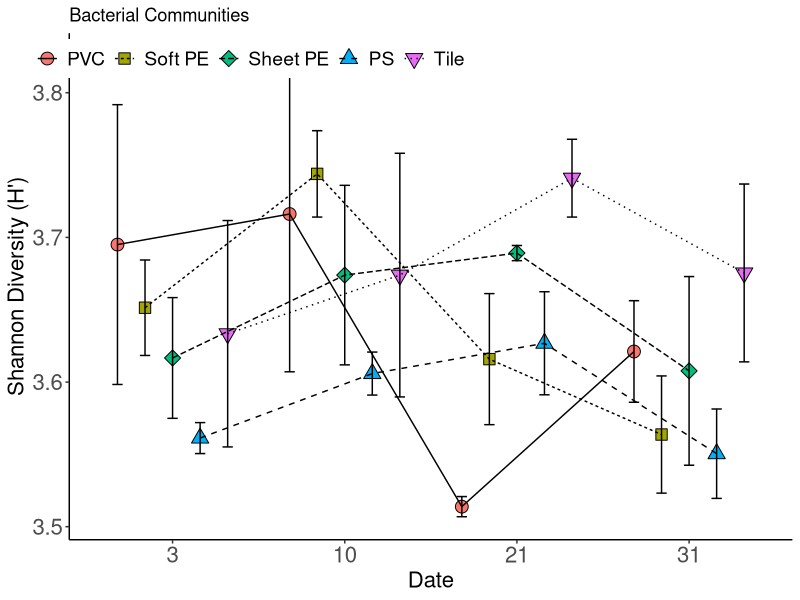
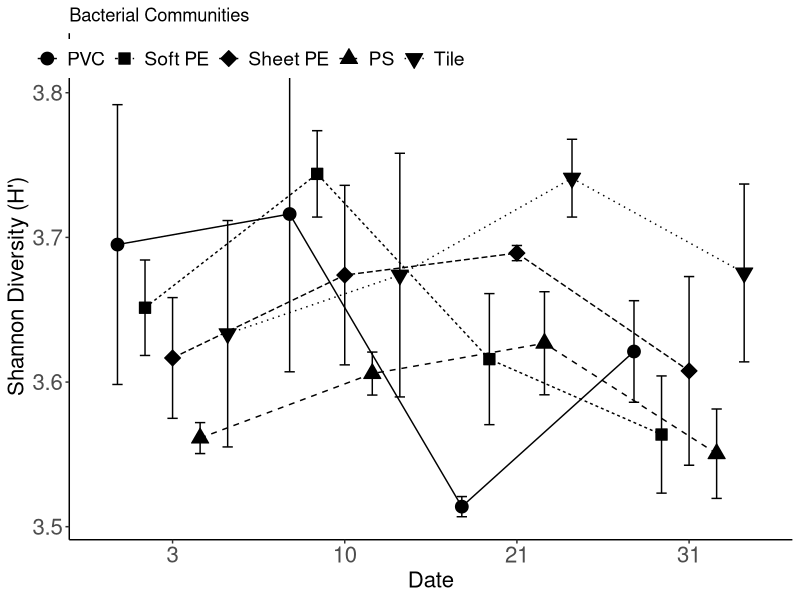

The R script that drew these images, in order: (Note: this script raises an error after producing the figures.)
## ---- chunk 1

bacteria.df=read.csv("nbc16s.final.subsample.tax.summary.csv") #csv formatted data from mothur
#its.df<-read.delim(file="nbcits.final.an.0.01.cons.tax.summary") #otherwise formatted data from mothur

##Loading Packages
# ipak function: install and load multiple R packages.
# checks to see if packages are installed. Install them if they are not, then load them into the R session.

ipak <- function(pkg){
    new.pkg <- pkg[!(pkg %in% installed.packages()[, "Package"])]
    if (length(new.pkg)) 
        install.packages(new.pkg, dependencies = TRUE, repos='http://cran.us.r-project.org')
    sapply(pkg, require, character.only = TRUE)
}

# Package list.  Contains all needed packages as a this writing.  To update, simply add new package name to the list!
packages <- c("ggplot2", 
              "plyr", 
              "reshape2", 
              "RColorBrewer", 
              "scales", 
              "grid",
              "VennDiagram",
              "bibtex",
              "vegan",
              "RAM",
              "tidyr",
              "Rmisc",
              "glue",
              "reshape",
              "reshape2",
              "lemon",
              "gapminder",
              "magrittr",
              "dplyr",
              "ggpubr",
              "gridExtra",
              "patternplot",
              "tibble",
              "gplots",
              "broom",
              "data.table",
              "devtools",
              "xlsx",
              "ggrepel")
ipak(packages)

#PAirwise adonis is an unofiical package that does pairwise PERMANOVA on community data.  it is marginally useful.  To active it, simply remove the # and re run the code.
#install_github("pmartinezarbizu/pairwiseAdonis/pairwiseAdonis")
#library(pairwiseAdonis)

pd=position_dodge(width=0.8)

bacteria.df=bacteria.df[bacteria.df$taxon !="Chloroplast_ge",] #We forgot to remove chloroplasts before in mothur...but we can do it now too!


## ---- chunk 2

bacteria.df$taxlevel=as.factor(bacteria.df$taxlevel) #make sure taxlevel is a factor so we can pull out data  in the following analyses
bacteria.df.6=subset.data.frame(bacteria.df, taxlevel==6,drop=TRUE)  #6 is the species level  #kingdom=0
#phylum=1
#class=2
#order=3
#family=4
#genus=5
#species=6


#you'll have to update your first and last sample column name in the "vars" argument below.  You will also need to look at your sample (column) names and adjust the arguments in the separate function.  Briefly, change the arguments int he "into" list to represent the number o chunks you can split your sample name into.  Secondly,the "sep"  says how many places fromt he left or right(-) the cuts should be made to separate.  The number of values in sep should each the number of groups in into less 1.
shannon.nbc<-bacteria.df.6 %>% 
  subset(select=c(-taxlevel,-rankID,-taxon,-daughterlevels,-total)) %>% #IF YOU HAVE CONTROLS< YOU CAN 
  mutate_at(vars(X170818HA:X170828HB),funs(diversity(.,index="shannon"))) %>% #MAKE SURE YOUR COLLUMNS MAKE SENSE
  gather(key="Sample",value="Diversity") %>%
  distinct(Sample,Diversity) %>% 
  separate(Sample, into=c("junk","Date","Substrate","Rep"), sep=c(1,7,-1))
  

#Clean up time.  First we remove the junk column altogether.  seconldy, we do some cleaning in case controls made it in.  Lastly we want to convert our "date" code into a "day of incuation" which we do manually with the revalue function.
shannon.nbc$junk=NULL
shannon.df=droplevels(shannon.nbc[-which(shannon.nbc$Substrate=='CR'),])
shannon.df$Date=as.factor(shannon.df$Date)
shannon.df$Date=revalue(shannon.df$Date,c("170818"="3","170828"="10","170905"="21","170915"="31"))
shannon.df$Substrate=factor(shannon.df$Substrate,levels=c("H","SO","SH","F","T"),labels=c("PVC","Soft PE","Sheet PE","PS","Tile"))


#Now, we summarizse by Date and Susbtrate  and get means and se across our reps.  
shannon.div.summary<-shannon.df %>% 
  group_by(Date, Substrate) %>% 
  summarise(mean=mean(Diversity),se=(sd(Diversity)/sqrt(n())))
                          

#Lets plot our summarizes data.
#tell ggplot what data to plot and the basic aesthtetichs (aes) we want a line graph connecting points.  Date is on the x axis and the mean is on the y.  We are grouping them and adjustign their shape and colors by type of substrate.
#adds points and lines to the plot

shannon.div.16s=ggplot(shannon.div.summary,  aes(x=Date,y=mean,group=Substrate,shape=Substrate,fill=Substrate))+ 
  geom_point(position=pd,size=4)+
  geom_line(aes(linetype=Substrate),position=pd)+ 
  geom_errorbar(aes(ymin=mean-se,ymax=mean+se),width=0.3,position=pd)+
  ylab("Shannon Diversity (H')")+ 
  theme_classic()+ #good generla theme for clean figures
  theme(legend.position=c(0.25,0.95), #legends are ifnitiely tweakable
        legend.title=element_blank(),
        legend.direction="horizontal",
        axis.text=element_text(size=16),
        axis.title=element_text(size=16),
        legend.text=element_text(size=14))+
  scale_shape_manual(name="Substrate",values=c(21,22,23,24,25))+ #I manually changed the shape of th points.  tehre is great additional supporting info online
  ggtitle("Bacterial Communities")+
  scale_y_continuous(breaks=seq(0,5,0.1)) #for consistency I am telling it to sacel y axis from 0 to 5 by 0.1 intervals
shannon.div.16s #calls (views) the graph we made


shannon.div.16s.bw=ggplot(shannon.div.summary,  aes(x=Date,y=mean,group=Substrate,shape=Substrate))+ 
  geom_point(position=pd,size=4,fill="black")+
  geom_line(aes(linetype=Substrate),position=pd)+ 
  geom_errorbar(aes(ymin=mean-se,ymax=mean+se),width=0.3,position=pd)+
  ylab("Shannon Diversity (H')")+ 
  theme_classic()+ #good generla theme for clean figures
  theme(legend.position=c(0.25,0.95), #legends are ifnitiely tweakable
        legend.title=element_blank(),
        legend.direction="horizontal",
        axis.text=element_text(size=16),
        axis.title=element_text(size=16),
        legend.text=element_text(size=14))+
  scale_shape_manual(name="Substrate",values=c(21,22,23,24,25))+ #I manually changed the shape of th points.  tehre is great additional supporting info online
  ggtitle("Bacterial Communities")+
  scale_y_continuous(breaks=seq(0,5,0.1)) #for consistency I am telling it to sacel y axis from 0 to 5 by 0.1 intervals
shannon.div.16s.bw 

#ggsave lets you print your plots to jpegs, pdf, etc.  Just adjust the filename and device accordingly

#ggsave(shannon.div.16s,filename="shannon_plot.pdf",device="pdf")


#Stats time
shan.anova<-tidy(aov(Diversity~Date+Substrate+Date:Substrate,data=shannon.df))
shan.anova #this is its own dataframe now....you could easily export this to excel using the write_csv function!

## ---- chunk 3
bacteria.df$taxlevel=as.factor(bacteria.df$taxlevel)
bacteria.df.6=subset.data.frame(bacteria.df, taxlevel==6,drop=TRUE)

otu.df<-bacteria.df.6 %>% 
  subset(select=c(-taxlevel,-rankID,-taxon,-daughterlevels,-total)) %>% 
  mutate_at(vars(X170818HA:X170828HB),funs(n_distinct(.))) %>% #We calculate the number of distinct taxa here!
  gather(key="Sample",value="OTU") %>%
  distinct(Sample,OTU) %>% 
  separate(Sample, into=c("junk","Date","Substrate","Rep"), sep=c(1,7,-1))


otu.df$junk=NULL
otu.df=droplevels(otu.df[-which(otu.df$Substrate=='CR'),])
otu.df$Date=as.factor(otu.df$Date)
otu.df$Date=revalue(otu.df$Date,c("170818"="3","170828"="10","170905"="21","170915"="31"))
otu.df$Substrate=factor(otu.df$Substrate,levels=c("H","SO","SH","F","T"),labels=c("PVC","Soft PE","Sheet PE","PS","Tile"))






otu.df.summary=summarySE(otu.df,measurevar="OTU",groupvars=c("Date","Substrate"),na.rm=TRUE)
#This is another, simpler form of summarizing info for plotting purposes.  I chose to leave this here as an example of how making a summary table works if you don't have to do it multiple times.

pd=position_dodge(width=0.4)

otu.plot=ggplot(otu.df.summary, 
                aes(x=Date,y=OTU,group=Substrate,shape=Substrate,fill=Substrate))+
  geom_point(position=pd,size=4)+
  geom_line(aes(linetype=Substrate),position=pd)+
  geom_errorbar(aes(ymin=OTU-se,ymax=OTU+se),width=0.3,position=pd)+
  ylab("Observed OTUs")+
  theme_classic()+
  theme(legend.position=c(0.25,0.95),
        legend.title=element_blank(),
        legend.direction="horizontal",
        axis.text=element_text(size=16),
        axis.title=element_text(size=16),
        legend.text=element_text(size=14))+
  scale_shape_manual(name="Substrate",values=c(21,22,23,24,25))
otu.plot

otu.anova<-tidy(aov(OTU~Date+Substrate+Date:Substrate,data=otu.df))
otu.anova #this is its own dataframe now....you could easily export this to excel using the write_csv function!

## ---- chunk 4

#slightly different approach here.  We are removign columns instead of ignoring them like we have previously.  This is because ti's a little cleaner to do so and this analsyis is a little mroe ocmplicated.
bacteria.df.3=subset.data.frame(bacteria.df, taxlevel==2,drop=TRUE)
bacteria.df.3$taxlevel=NULL 
bacteria.df.3$rankID=NULL
bacteria.df.3$daughterlevels=NULL
bacteria.df.3$total=NULL

bac.rab<-bacteria.df.3 %>% 
  gather(-taxon,key="Sample",value="obs") 
  
bac.rab<-bac.rab %>%   #relative abundance calculations
  group_by(Sample) %>% 
  mutate(total_obs=sum(obs),
         rabund=obs/total_obs) %>% 
  separate(Sample, into=c("Junk","Date","Substrate","Rep"),sep=c(1,7,-1))



bac.rab$Junk=NULL
rabund.df=droplevels(bac.rab[-which(bac.rab$Substrate=='CR'),])
rabund.df$Date=as.factor(rabund.df$Date)
rabund.df$Date=revalue(rabund.df$Date,c("170818"="3","170828"="10","170905"="21","170915"="31"))
rabund.df$Substrate=factor(rabund.df$Substrate,levels=c("H","SO","SH","F","T"),labels=c("PVC","Soft PE","Sheet PE","PS","Tile"))


rabund.sum.df<-rabund.df %>% 
  group_by(Date,Substrate,taxon) %>% #note the inlcusion of taxon as a group to summarise by.  We want the mean of each taxon in each Date-Substrate combination
  summarise(mean_rabund=mean(rabund),
            mean_obs=mean(obs))


##making multiple plots!
rabund.plots<-rabund.sum.df %>% #generates list of plots by Date (groubp_by command)  
  group_by(Date) %>% 
  do(plots=ggplot(.,aes(x=Substrate,y=mean_rabund,group=taxon,color=taxon,fill=taxon))+
       geom_bar(stat="identity",color="black")+
       ggtitle(paste("Day",.$Date))+ #.$Date is shorthand to pull int he value of date for the given group being produced.  Using patse allows us to add extra text.
       ylab("Relative Abundance")+
       xlab("Substrate")+
       theme_classic())
rabund.plots$plots[[1]] #calls first plot from list of plots. Repeat for as many plots as you expect




## ---- chunk 5

bacteria.df.3=subset.data.frame(bacteria.df, taxlevel==2,drop=TRUE) #Note the higher tax level...purely from a visualization standpoint
bacteria.df.3$taxlevel=NULL
bacteria.df.3$rankID=NULL
bacteria.df.3$daughterlevels=NULL
bacteria.df.3$total=NULL
bac.rab<-bacteria.df.3 %>% 
  gather(-taxon,key="Sample",value="obs") 
  
bac.rab<-bac.rab %>%   
  group_by(Sample) %>% 
  mutate(total_obs=sum(obs),
         rabund=obs/total_obs)



bac.rab<-separate(bac.rab,Sample, into=c("Junk","Date","Substrate","Rep"),sep=c(1,7,-1)) 
bac.rab$Junk=NULL

rabund.df=droplevels(bac.rab[-which(bac.rab$Substrate=='CR'),])
rabund.df$Date=as.factor(rabund.df$Date)
rabund.df$Date=revalue(rabund.df$Date,c("170818"="3","170828"="10","170905"="21","170915"="31"))
rabund.df$Substrate=factor(rabund.df$Substrate,levels=c("H","SO","SH","F","T"),labels=c("PVC","Soft PE","Sheet PE","PS","Tile"))

rabund.sum.df<-rabund.df %>% 
  group_by(Date,Substrate,taxon) %>% 
  summarise(mean_rabund=mean(rabund),
            mean_obs=mean(obs))



require(viridis) #viridis is a package of alternative color scales to allow for high contrast observations....i.e. whent here are very subtle changes.
ggplot(rabund.sum.df, aes(Date,taxon,fill=mean_rabund))+
  geom_tile(width=1)+
  facet_wrap(~Substrate,nrow=1)+#facet wrap splits our graph into multiuple chunks where each has a unique valeu for some factor
  scale_fill_viridis_c(name="Root Mean Relative\nAbundance")+  #\n creates a line break in text
  theme(axis.text=element_text(size=10),
        axis.title=element_text(size=10),
        strip.text=element_text(size=10),
        legend.title = element_text(size=12))+
  ylab("Phylum")+
  xlab("Day of Incubation")
  
ggsave("bac.hm.jpeg", device="jpeg", width=8, height=10,units="in")
#you can also set dimensions when your print your figures
## ---- chunk 6
env.df <- read.csv("env.df.csv") #external data for vector fitting (laba ssays, field data,etc)
env.drops=c("8/15/2017",
            "8/22/2017",
            "8/25/2017",
            "9/1/2017",
            "9/8/2017",
            "9/12/2017") #beware of date format shifts in excel!!  I am dropping dates from the env.df because I didn't get community measurements for each date


env.df=droplevels(env.df[!(env.df$Date.Sampled %in% env.drops),],drop=TRUE)
colnames(env.df)=c("Date_Sampled",
                   "Substrate",
                   "NEP",
                   "GPP",
                   "Respiration",
                   "BG-ase",
                   "NAG-ase",
                   "P-ase",
                   "Chl.a",
                   "Biomass",
                   "Day of Incubation",
                   "SRP",
                   "NO3",
                   "NH4",
                   "doy",
                   "width",
                   "xdepth",
                   "xvelocity",
                   "xtemp",
                   "xspc",
                   "Q")

env.c.drops=c("X",  #I don't necessarily want to use all the data here, so I specified some columns to ignore (summary columns, duplicates, etc)
              "Date.Sampled",
              "Sample",
              "time",
              "doy",
              "width",
              "xdepth",
              "xvelocity",
              "xtemp",
              "xspc",
              "Q")


env.df.fit=env.df[ , !(names(env.df) %in% env.c.drops)] #this si the code to remove the specified columns. ! is the remove command (or retain all except)



bacteria.df.3=subset.data.frame(bacteria.df, taxlevel==3,drop=TRUE)
bacteria.df.3$taxlevel=NULL
bacteria.df.3$rankID=NULL
bacteria.df.3$daughterlevels=NULL
bacteria.df.3$total=NULL

bac.env<-bacteria.df.3 %>% 
  gather(-taxon,key="Sample",value="obs") %>% 
  separate(Sample, into=c("Junk","Date","Substrate","Rep"),sep=c(1,7,-1))

bac.env$Junk=NULL
bac.env=droplevels(bac.env[-which(bac.env$Substrate=='CR'),])
env.df$Date_Sampled=as.factor(env.df$Date_Sampled)
env.df$Date_Sampled=revalue(env.df$Date_Sampled,c("8/18/2017"="3","8/29/2017"="10","9/5/2017"="21","9/15/2017"="31"))
env.df$Substrate=factor(env.df$Substrate,levels=c("H","So","Sh","F","T"),labels=c("PVC","Soft PE","Sheet PE","PS","Tile"))

end.df.names=c("Date_Sampled","Substrate")
env.df.fac=env.df[,names(env.df) %in% end.df.names] #We want to copy the first two columns of site  data here.  We can't have ANY site data present when we do our ordination.  We will reattache this site data tot he ordination table afterwards so we can make inferences and good figures.

bac.df.sps<-bac.env %>% 
  spread(key=taxon, value=obs) %>% 
  dplyr::select(-Date,-Substrate,-Rep)#spread take a tall data table and makes it wide.  each "key" value becomes a column populated by the "value"
  


bac.ord.dist=vegdist(bac.df.sps) #vegdist in the vegab package does distances.  Bray-Curtis is default but can do many many more.
bac.ord.nmds=metaMDS(bac.ord.dist) # We use our distance matrix fromt he above line to run our NMDS
bac.ORD=data.frame(MDS1=bac.ord.nmds$points[,1],MDS2=bac.ord.nmds$points[,2])# We want to extract the X and Y coordinates for our NMDS.  
bac.ORD=cbind(bac.ORD,env.df.fac) # We paste our site data extracted above to our NMKS coordinates so we cna make figures, etc.

bac.fit=envfit(bac.ord.nmds,env.df.fit,perm=999,na.rm=T,display="sites") #Envfit is a vector fitting fucntiont hat can identify correlations between NMDS points and other data.  This is more appropriate to use on SITE data with COMMUNITY NMDS.    
#bac.fit
bac.fit.df=as.data.frame(bac.fit$vectors$arrows*sqrt(bac.fit$vectors$r)) #exracting the data to plot the vectors
bac.fit.df$species=rownames(bac.fit.df) #converting rownmaes (inaccesible data) to a column (accessible data)
bac.spp.scrs=as.data.frame(scores(bac.fit,display="vectors"))
bac.spp.scrs=cbind(bac.spp.scrs, Assay=rownames(bac.spp.scrs),bac.fit$vectors$pvals) #Combining vector coordinates, pvalues etc into a data table for plotting 
bac.spp.scrs=setnames(bac.spp.scrs, old=("bac.fit$vectors$pvals"), new=c("pvals")) #Changing the name for clarity's sake
bac.spp.scrs=bac.spp.scrs[ which (bac.spp.scrs$pvals<0.05),] #Here we select only the  vectors whose p.vals are less than 0.05.



#Plotting oru NDMS
bac.nmds=ggplot()+
  geom_point(data=bac.ORD ,aes(x=MDS1,y=MDS2, shape=Substrate,fill=Date_Sampled,color=Date_Sampled),size=3)+
  coord_fixed(ratio=1)+
  geom_segment(data=bac.spp.scrs, #lines for vectors
               aes(x=0, xend=bac.spp.scrs$NMDS1/4, y=0,yend=bac.spp.scrs$NMDS2/4),
               arrow=arrow(length=unit(.1, "cm")),
               color="red")+
  geom_text_repel(data = bac.spp.scrs, #labels for vectors
            aes(x = NMDS1/4, y = NMDS2/4, label = Assay),
            size = 3) +
  ggtitle("Bacterial Communities")+
  scale_fill_viridis_d("Day of Incubation")+
  scale_color_viridis_d("Day of Incubation")+
  scale_shape_manual(name="Substrate",values=c(21,22,23,24,25))+
  theme_classic()#+
  #labs(shape="Substrate", fill="Date Sampled")
bac.nmds

## The scores and stress values are important metrics of NMDS quality
#scores(bac.fit, "vectors")
#bac.ord.nmds$stress


## These plots  use the facet grod approach to pull out the plot for each level of a factor (types of substrate for sinatcne)
ggplot(bac.ORD)+
  geom_point(mapping= aes(MDS1,MDS2,shape=Date_Sampled,color=Substrate,group=Substrate))+
  facet_grid(.~Date_Sampled)

ggplot(bac.ORD)+
  geom_point(mapping= aes(MDS1,MDS2,shape=Date_Sampled,color=Substrate,group=Substrate))+
  facet_grid(.~Substrate)


#This section should really be its own chunk, but since it relies directly on the distance matrices we just calculated it makes sense to just keep it here.  
#betadisper compares the area of the collected nmds points for each group you specifiy and compares it to your other group areas (a la anova).  It is analgous to homogeneity of variance test and is a great way to visualize your ordination.

#http://cc.oulu.fi/~jarioksa/softhelp/vegan/html/betadisper.html
bac.disp.Sample=betadisper(bac.ord.dist,bac.ORD$Substrate) #Grouping by Substrate type
bac.disp.Date=betadisper(bac.ord.dist,bac.ORD$Date_Sampled) #Grouping by Date
bac.perm.date=permutest(bac.disp.Date, pairwise=TRUE,permutations=1000) #analgous to an anova
TukeyHSD(bac.disp.Sample) #compaitble with tukeyhsd for pairwise comparions!  Are there significant differences in variances between our groups?
bac.perm.sample=permutest(bac.disp.Sample, pairwise=TRUE,permutations=1000)
TukeyHSD(bac.disp.Date)
bac.disp.Sample #lets plots the results.  NOte the use of capiatlization and lower case in the last term name....this is intentional!
bac.disp.Date
#test pairwise comparions between groups in nmds


## ---- chunk 7
bacteria.df.6=subset.data.frame(bacteria.df, taxlevel==6,drop=TRUE)
bacteria.df.6$taxlevel=NULL
bacteria.df.6$rankID=NULL
bacteria.df.6$daughterlevels=NULL
bacteria.df.6$total=NULL
bac.perm<-bacteria.df.6 %>% 
  gather(-taxon,key="Sample",value="obs") 




bac.perm<-separate(bac.perm,Sample, into=c("Junk","Date","Substrate","Rep"),sep=c(1,7,-1)) 
bac.perm$Junk=NULL

bac.perm=droplevels(bac.perm[-which(bac.perm$Substrate=='CR'),])
bac.perm$Date=as.factor(bac.perm$Date)
bac.perm$Date=revalue(bac.perm$Date,c("170818"="3","170828"="10","170905"="21","170915"="31"))
bac.perm$Substrate=factor(bac.perm$Substrate,levels=c("H","SO","SH","F","T"),labels=c("PVC","Soft PE","Sheet PE","PS","Tile"))

anosim.bac.df<-bac.perm %>% #originally I was trying to use ANOSIM, but PERMANOVA ended up being mroe appropriate...I was too lazy to change the names.
  spread(key="taxon",value="obs")

#The above is all the same as you've seen ebfore.  It may seem redundant, but it is very important that every analysis be able to stand alone if need be.  This saves time on computation (you don't have to re-run the whole file) and makes it much mroe shareable.





design.df=anosim.bac.df[,1:3] #We create a design dataframe fromt he Date, Substrate and Rep columns.  Just like before we can't have any non-numeric data present for the matrix caclulations.  This time we will call this design file directly in the function call.

#remove the design file columns from the matrix
anosim.bac.df$Date=NULL
anosim.bac.df$Substrate=NULL
anosim.bac.df$Rep=NULL

#Here we are creating distances for the PERMANOVA
bac.dist=vegdist(anosim.bac.df)
bac.ano=anosim(bac.dist,design.df$Substrate) # I left ANOSIM in here just for kicks.  Read about it here 
summary(bac.ano)


# Running the permanova
bac.perm=print(adonis(anosim.bac.df~Substrate*Date,data=design.df)) #the adonis() function is what calculates the PERMANOVA.  The interaction term is automatic and does not need to explicitly coded
bac.perm.tab=as.data.frame(bac.perm$aov.tab)
bac.perm.tab=bac.perm.tab[1:3,]
bac.perm.tab<-rownames_to_column(bac.perm.tab,var="Parameter") #createing a term column from rownames
bac.perm.tab # prints the table

write.xlsx(bac.perm.tab,"permanova.table.xlsx")

## Pairwise adonis is a user-created function on github.  It can be marginally helpful so I left it here but de-activated.
#pairwise.adonis(anosim.df,factors=c(design.df$Substrate), 
              #  sim.method = 'bray', 
              #  p.adjust.m ='bonferroni')

#pairwise.adonis(anosim.df,factors=c(design.df$Date), 
              #  sim.method = 'bray', 
              #  p.adjust.m ='bonferroni')

## ---- chunk 8
#extract and shape OTU table at Order level
bacteria.df.venn=subset.data.frame(bacteria.df, taxlevel==4,drop=TRUE)
drops <- c("taxlevel","rankID","daughterlevels","total","SDKC1","SDKC2","SDKC3")
bacteria.df.venn=bacteria.df.venn[ , !(names(bacteria.df.venn) %in% drops)]


#Data Prep
bacteria.df.venn=melt(bacteria.df.venn,id.vars="taxon") #melt is an older version of spread() we use everywhere else
bacteria.df.venn=dcast(bacteria.df.venn,variable~bacteria.df.venn$taxon) #dcast is an older version of gather()
bacteria.df.venn=separate(bacteria.df.venn,variable,into=c("junk","Date","Substrate"),sep=c(1,7))
bacteria.df.venn=separate(bacteria.df.venn,Substrate,into=c("Substrate","Rep"),sep=c(-1))
bacteria.df.venn$junk=NULL

bacteria.df.venn=droplevels(bacteria.df.venn[-which(bacteria.df.venn$Substrate=='CR'),])
bacteria.df.venn$Date=as.factor(bacteria.df.venn$Date)
bacteria.df.venn$Date=revalue(bacteria.df.venn$Date,c("170818"="3","170828"="10","170905"="21","170915"="31"))


#Creating lists for each substrate type
Hard=colnames(bacteria.df.venn[bacteria.df.venn$Substrate=="H",
                               apply(bacteria.df.venn[bacteria.df.venn$Substrate=="H",],
                                     MARGIN=2,function(x) any(x>0))])
Hard=Hard[-(1:3)]#dumps the extra stuff we don't need (-)denotes deletion

Soft=colnames(bacteria.df.venn[bacteria.df.venn$Substrate=="SO",
                               apply(bacteria.df.venn[bacteria.df.venn$Substrate=="SO",],
                                     MARGIN=2,function(x) any(x>0))])
Soft=Soft[-(1:3)]

Sheet=colnames(bacteria.df.venn[bacteria.df.venn$Substrate=="SH",
                                apply(bacteria.df.venn[bacteria.df.venn$Substrate=="SH",],
                                      MARGIN=2,function(x) any(x>0))])
Sheet=Sheet[-(1:3)]

Foam=colnames(bacteria.df.venn[bacteria.df.venn$Substrate=="F",
                               apply(bacteria.df.venn[bacteria.df.venn$Substrate=="F",],
                                     MARGIN=2,function(x) any(x>0))])
Foam=Foam[-(1:3)]

Tile=colnames(bacteria.df.venn[bacteria.df.venn$Substrate=="T",
                               apply(bacteria.df.venn[bacteria.df.venn$Substrate=="T",],
                                     MARGIN=2,function(x) any(x>0))])
Tile=Tile[-(1:3)]


bac.venn.list=list("Hard"=Hard,"Soft"=Soft,"Sheet"=Sheet,"Foam"=Foam,"Tile"=Tile) #list of groups to compare 
#making a list of lists we created above.  R and other languages use the lists of things often!
bac.venn=gList(venn.diagram(x=bac.venn.list,
                            filename=NULL,
                            label=TRUE,
                            main="Bacterial Communities",
                            main.fontface = 2,
                            fill=c("yellow","blue","green","red","purple"),
                            cat.cex=0.8,
                            cat.fontface=2,
                            lty=1,
                            main.pos=c(0.15,1),
                            cat.just=list(c(0.6,1) , c(0,0) , c(0,0) , c(1,1) ,c(1,0))))
bac.venn.plot=grid.arrange(gTree(children=bac.venn))

#ggsave works with the bac.venn.plot object created above

## ---- chunk 9
#extract and shape OTU table at Order level
bacteria.df.venn=subset.data.frame(bacteria.df, taxlevel==4,drop=TRUE)

drops <- c("taxlevel","rankID","daughterlevels","total","SDKC1","SDKC2","SDKC3")
bacteria.df.venn=bacteria.df.venn[ , !(names(bacteria.df.venn) %in% drops)]

bacteria.df.venn=melt(bacteria.df.venn,id.vars="taxon")
bacteria.df.venn=dcast(bacteria.df.venn,variable~bacteria.df.venn$taxon)
#rabund.df$variable=as.numeric(rabund.df$variable)
bacteria.df.venn=separate(bacteria.df.venn,variable,into=c("junk","Date","Substrate"),sep=c(1,7))
bacteria.df.venn=separate(bacteria.df.venn,Substrate,into=c("Substrate","Rep"),sep=c(-1))
bacteria.df.venn$junk=NULL

bacteria.df.venn=droplevels(bacteria.df.venn[-which(bacteria.df.venn$Substrate=='CR'),])
bacteria.df.venn$Date=as.factor(bacteria.df.venn$Date)
bacteria.df.venn$Date=revalue(bacteria.df.venn$Date,c("170818"="3","170828"="10","170905"="21","170915"="31"))

Day_3=colnames(bacteria.df.venn[bacteria.df.venn$Date=="3",apply(bacteria.df.venn[bacteria.df.venn$Date=="3",],MARGIN=2,function(x) any(x>0))])

Day_10=colnames(bacteria.df.venn[bacteria.df.venn$Date=="10",apply(bacteria.df.venn[bacteria.df.venn$Date=="10",],MARGIN=2,function(x) any(x>0))])

Day_21=colnames(bacteria.df.venn[bacteria.df.venn$Date=="21",apply(bacteria.df.venn[bacteria.df.venn$Date=="21",],MARGIN=2,function(x) any(x>0))])

Day_31=colnames(bacteria.df.venn[bacteria.df.venn$Date=="31",apply(bacteria.df.venn[bacteria.df.venn$Date=="31",],MARGIN=2,function(x) any(x>0))])

day_venn=list("Day 3"=Day_3,"Day 10"=Day_10,"Day 21"=Day_21,"Day 31"=Day_31)

bac.venn.day=gList(venn.diagram(x=day_venn,
                            filename=NULL,
                            label=TRUE,
                            main="Bacterial Communities",
                            main.fontface = 2,
                            fill=c("yellow","blue","green","red"),
                            cat.cex=0.8,
                            cat.fontface=2,
                            lty=1,
                            main.pos=c(0.15,1),
                            cat.just=list(c(0.6,1) , c(0,0) , c(0,0) , c(1,1) )))
bac.venn.day.plot=grid.arrange(gTree(children=bac.venn.day)) #don't know how to swithc which date is which blob
## ---- chunk 10
saveRDS(bacteria.df,"bacteria.Rdata")  # This saves the working envrionment in a single file.  you can access this file so that you don't need to re-run this document.  For example I did this to create a new markdown doc that cotnained all the figures for this porject but didn't replciate all the analyses.
